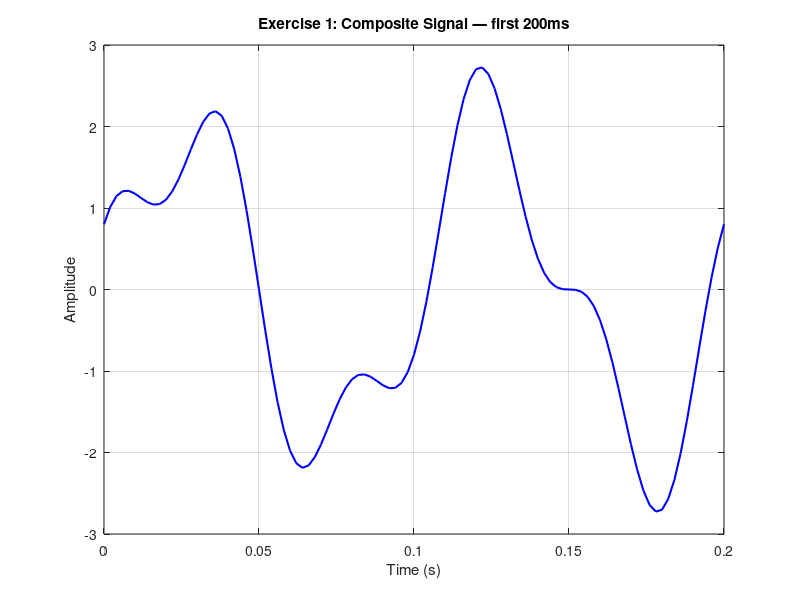
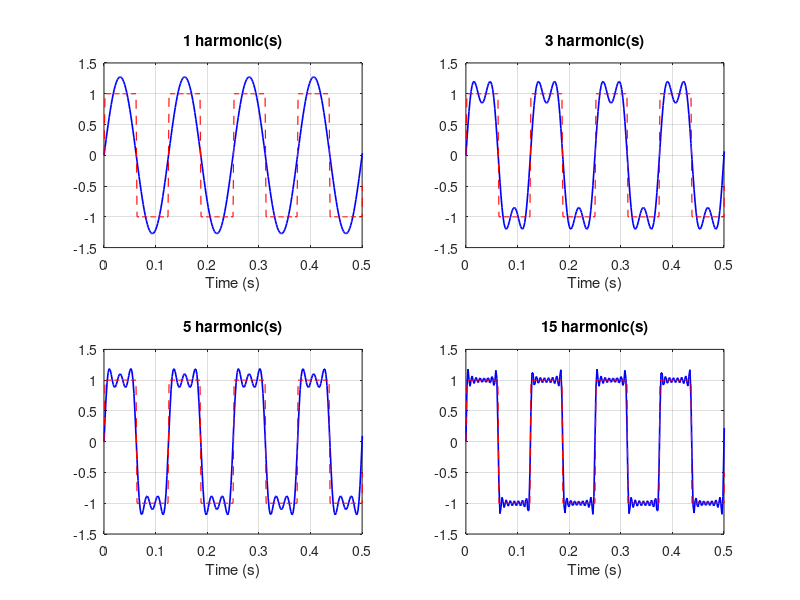

These figures' MATLAB source, in order: (Note: this script raises an error after producing the figures.)
% save_plots.m — Regenerate and save all Phase 1 plots as PNG
% Run from repo root: octave save_plots.m

pkg load signal;

output_dir = 'plots';
if ~exist(output_dir, 'dir')
  mkdir(output_dir);
end

%% --- Plot 1: Composite signal (Exercise 1, first 200ms) ---
fs = 500;
T = 1;
t = 0:1/fs:T-1/fs;
x = 2*sin(2*pi*10*t) + 0.8*cos(2*pi*25*t);
idx = t <= 0.2;

fig1 = figure('visible', 'off');
plot(t(idx), x(idx), 'b', 'LineWidth', 1.5);
xlabel('Time (s)');
ylabel('Amplitude');
title('Exercise 1: Composite Signal — first 200ms');
grid on;
print(fig1, fullfile(output_dir, '01_composite_signal.png'), '-dpng', '-r150');
fprintf('Saved: 01_composite_signal.png\n');

%% --- Plot 2: Fourier series square wave (Exercise 2) ---
f0 = 8;
t2 = 0:1/500:1-1/500;
harmonics = [1, 3, 5, 15];
ideal = sign(sin(2*pi*f0*t2));

fig2 = figure('visible', 'off');
for i = 1:4
  x_sq = zeros(size(t2));
  for k = 1:2:harmonics(i)
    x_sq = x_sq + (1/k)*sin(2*pi*k*f0*t2);
  end
  x_sq = (4/pi) * x_sq;

  subplot(2, 2, i);
  plot(t2, x_sq, 'b', 'LineWidth', 1.2); hold on;
  plot(t2, ideal, 'r--', 'LineWidth', 0.8);
  title(sprintf('%d harmonic(s)', harmonics(i)));
  xlabel('Time (s)');
  xlim([0 0.5]);
  ylim([-1.5 1.5]);
  grid on;
end
print(fig2, fullfile(output_dir, '02_fourier_square_wave.png'), '-dpng', '-r150');
fprintf('Saved: 02_fourier_square_wave.png\n');

%% --- Plot 3: Machine vibration signal (Exercise 3, first 50ms) ---
load('project/machine_vibration.mat');
idx3 = t <= 0.05;

fig3 = figure('visible', 'off');
plot(t(idx3), x(idx3), 'b', 'LineWidth', 1.2);
xlabel('Time (s)');
ylabel('Amplitude');
title('Exercise 3: Machine Vibration Signal — first 50ms');
grid on;
print(fig3, fullfile(output_dir, '03_machine_vibration.png'), '-dpng', '-r150');
fprintf('Saved: 03_machine_vibration.png\n');

fprintf('\nAll plots saved to ./%s/\n', output_dir);
